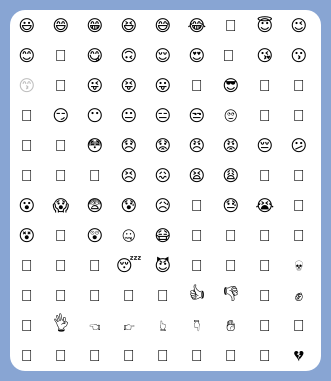
<?xml version="1.0" encoding="UTF-8"?>
<ui version="4.0">
 <class>Emoji</class>
 <widget class="QDialog" name="Emoji">
  <property name="geometry">
   <rect>
    <x>0</x>
    <y>0</y>
    <width>331</width>
    <height>381</height>
   </rect>
  </property>
  <property name="sizePolicy">
   <sizepolicy hsizetype="Fixed" vsizetype="Fixed">
    <horstretch>0</horstretch>
    <verstretch>0</verstretch>
   </sizepolicy>
  </property>
  <property name="minimumSize">
   <size>
    <width>331</width>
    <height>381</height>
   </size>
  </property>
  <property name="maximumSize">
   <size>
    <width>331</width>
    <height>381</height>
   </size>
  </property>
  <property name="windowTitle">
   <string>Dialog</string>
  </property>
  <property name="styleSheet">
   <string notr="true">background-color: rgb(136, 165, 211);</string>
  </property>
  <widget class="QTableWidget" name="emoji_list">
   <property name="geometry">
    <rect>
     <x>10</x>
     <y>10</y>
     <width>311</width>
     <height>361</height>
    </rect>
   </property>
   <property name="sizePolicy">
    <sizepolicy hsizetype="Fixed" vsizetype="Fixed">
     <horstretch>0</horstretch>
     <verstretch>0</verstretch>
    </sizepolicy>
   </property>
   <property name="minimumSize">
    <size>
     <width>311</width>
     <height>361</height>
    </size>
   </property>
   <property name="maximumSize">
    <size>
     <width>311</width>
     <height>361</height>
    </size>
   </property>
   <property name="font">
    <font>
     <pointsize>12</pointsize>
    </font>
   </property>
   <property name="styleSheet">
    <string notr="true">background-color: rgb(255, 255, 255);
border-radius: 15px;</string>
   </property>
   <property name="frameShape">
    <enum>QFrame::NoFrame</enum>
   </property>
   <property name="frameShadow">
    <enum>QFrame::Sunken</enum>
   </property>
   <property name="editTriggers">
    <set>QAbstractItemView::NoEditTriggers</set>
   </property>
   <property name="tabKeyNavigation">
    <bool>false</bool>
   </property>
   <property name="showDropIndicator" stdset="0">
    <bool>false</bool>
   </property>
   <property name="dragDropOverwriteMode">
    <bool>false</bool>
   </property>
   <property name="selectionMode">
    <enum>QAbstractItemView::NoSelection</enum>
   </property>
   <property name="iconSize">
    <size>
     <width>1</width>
     <height>1</height>
    </size>
   </property>
   <property name="showGrid">
    <bool>false</bool>
   </property>
   <property name="gridStyle">
    <enum>Qt::NoPen</enum>
   </property>
   <property name="wordWrap">
    <bool>true</bool>
   </property>
   <property name="cornerButtonEnabled">
    <bool>true</bool>
   </property>
   <property name="columnCount">
    <number>9</number>
   </property>
   <attribute name="horizontalHeaderVisible">
    <bool>false</bool>
   </attribute>
   <attribute name="horizontalHeaderMinimumSectionSize">
    <number>34</number>
   </attribute>
   <attribute name="horizontalHeaderDefaultSectionSize">
    <number>34</number>
   </attribute>
   <attribute name="horizontalHeaderHighlightSections">
    <bool>false</bool>
   </attribute>
   <attribute name="verticalHeaderVisible">
    <bool>false</bool>
   </attribute>
   <attribute name="verticalHeaderMinimumSectionSize">
    <number>30</number>
   </attribute>
   <attribute name="verticalHeaderDefaultSectionSize">
    <number>30</number>
   </attribute>
   <attribute name="verticalHeaderHighlightSections">
    <bool>false</bool>
   </attribute>
   <row>
    <property name="text">
     <string/>
    </property>
   </row>
   <row>
    <property name="text">
     <string/>
    </property>
   </row>
   <row>
    <property name="text">
     <string/>
    </property>
   </row>
   <row>
    <property name="text">
     <string/>
    </property>
   </row>
   <row>
    <property name="text">
     <string/>
    </property>
   </row>
   <row>
    <property name="text">
     <string/>
    </property>
   </row>
   <row>
    <property name="text">
     <string/>
    </property>
   </row>
   <row>
    <property name="text">
     <string/>
    </property>
   </row>
   <row>
    <property name="text">
     <string/>
    </property>
   </row>
   <row>
    <property name="text">
     <string/>
    </property>
   </row>
   <row>
    <property name="text">
     <string/>
    </property>
   </row>
   <row>
    <property name="text">
     <string/>
    </property>
   </row>
   <column>
    <property name="text">
     <string/>
    </property>
   </column>
   <column>
    <property name="text">
     <string/>
    </property>
   </column>
   <column>
    <property name="text">
     <string/>
    </property>
   </column>
   <column>
    <property name="text">
     <string/>
    </property>
   </column>
   <column>
    <property name="text">
     <string/>
    </property>
   </column>
   <column>
    <property name="text">
     <string/>
    </property>
   </column>
   <column>
    <property name="text">
     <string/>
    </property>
   </column>
   <column>
    <property name="text">
     <string/>
    </property>
   </column>
   <column/>
   <item row="0" column="0">
    <property name="text">
     <string>😃</string>
    </property>
    <property name="textAlignment">
     <set>AlignCenter</set>
    </property>
   </item>
   <item row="0" column="1">
    <property name="text">
     <string>😄</string>
    </property>
    <property name="textAlignment">
     <set>AlignCenter</set>
    </property>
   </item>
   <item row="0" column="2">
    <property name="text">
     <string>😁</string>
    </property>
    <property name="textAlignment">
     <set>AlignCenter</set>
    </property>
   </item>
   <item row="0" column="3">
    <property name="text">
     <string>😆</string>
    </property>
    <property name="textAlignment">
     <set>AlignCenter</set>
    </property>
   </item>
   <item row="0" column="4">
    <property name="text">
     <string>😅</string>
    </property>
    <property name="textAlignment">
     <set>AlignCenter</set>
    </property>
   </item>
   <item row="0" column="5">
    <property name="text">
     <string>😂</string>
    </property>
    <property name="textAlignment">
     <set>AlignCenter</set>
    </property>
   </item>
   <item row="0" column="6">
    <property name="text">
     <string>🤣</string>
    </property>
    <property name="textAlignment">
     <set>AlignCenter</set>
    </property>
   </item>
   <item row="0" column="7">
    <property name="text">
     <string>😇</string>
    </property>
    <property name="textAlignment">
     <set>AlignCenter</set>
    </property>
   </item>
   <item row="0" column="8">
    <property name="text">
     <string>😉</string>
    </property>
    <property name="textAlignment">
     <set>AlignCenter</set>
    </property>
   </item>
   <item row="1" column="0">
    <property name="text">
     <string>😊</string>
    </property>
    <property name="textAlignment">
     <set>AlignCenter</set>
    </property>
   </item>
   <item row="1" column="1">
    <property name="text">
     <string>🙂</string>
    </property>
    <property name="textAlignment">
     <set>AlignCenter</set>
    </property>
   </item>
   <item row="1" column="2">
    <property name="text">
     <string>😋</string>
    </property>
    <property name="textAlignment">
     <set>AlignCenter</set>
    </property>
   </item>
   <item row="1" column="3">
    <property name="text">
     <string>🙃</string>
    </property>
    <property name="textAlignment">
     <set>AlignCenter</set>
    </property>
   </item>
   <item row="1" column="4">
    <property name="text">
     <string>😌</string>
    </property>
    <property name="textAlignment">
     <set>AlignCenter</set>
    </property>
   </item>
   <item row="1" column="5">
    <property name="text">
     <string>😍</string>
    </property>
    <property name="textAlignment">
     <set>AlignCenter</set>
    </property>
   </item>
   <item row="1" column="6">
    <property name="text">
     <string>🥰 </string>
    </property>
    <property name="textAlignment">
     <set>AlignCenter</set>
    </property>
   </item>
   <item row="1" column="7">
    <property name="text">
     <string>😘</string>
    </property>
    <property name="textAlignment">
     <set>AlignCenter</set>
    </property>
   </item>
   <item row="1" column="8">
    <property name="text">
     <string>😗</string>
    </property>
    <property name="textAlignment">
     <set>AlignCenter</set>
    </property>
   </item>
   <item row="2" column="0">
    <property name="text">
     <string>😙</string>
    </property>
    <property name="textAlignment">
     <set>AlignCenter</set>
    </property>
    <property name="flags">
     <set>ItemIsSelectable</set>
    </property>
   </item>
   <item row="2" column="1">
    <property name="text">
     <string>🤪</string>
    </property>
    <property name="textAlignment">
     <set>AlignCenter</set>
    </property>
   </item>
   <item row="2" column="2">
    <property name="text">
     <string>😜</string>
    </property>
    <property name="textAlignment">
     <set>AlignCenter</set>
    </property>
   </item>
   <item row="2" column="3">
    <property name="text">
     <string>😝</string>
    </property>
    <property name="textAlignment">
     <set>AlignCenter</set>
    </property>
   </item>
   <item row="2" column="4">
    <property name="text">
     <string>😛</string>
    </property>
    <property name="textAlignment">
     <set>AlignCenter</set>
    </property>
   </item>
   <item row="2" column="5">
    <property name="text">
     <string>🤑</string>
    </property>
    <property name="textAlignment">
     <set>AlignCenter</set>
    </property>
   </item>
   <item row="2" column="6">
    <property name="text">
     <string>😎</string>
    </property>
    <property name="textAlignment">
     <set>AlignCenter</set>
    </property>
   </item>
   <item row="2" column="7">
    <property name="text">
     <string>🧐</string>
    </property>
    <property name="textAlignment">
     <set>AlignCenter</set>
    </property>
   </item>
   <item row="2" column="8">
    <property name="text">
     <string>🥳</string>
    </property>
    <property name="textAlignment">
     <set>AlignCenter</set>
    </property>
   </item>
   <item row="3" column="0">
    <property name="text">
     <string>🤗</string>
    </property>
    <property name="textAlignment">
     <set>AlignCenter</set>
    </property>
   </item>
   <item row="3" column="1">
    <property name="text">
     <string>😏</string>
    </property>
    <property name="textAlignment">
     <set>AlignCenter</set>
    </property>
   </item>
   <item row="3" column="2">
    <property name="text">
     <string>😶</string>
    </property>
    <property name="textAlignment">
     <set>AlignCenter</set>
    </property>
   </item>
   <item row="3" column="3">
    <property name="text">
     <string>😐</string>
    </property>
    <property name="textAlignment">
     <set>AlignCenter</set>
    </property>
   </item>
   <item row="3" column="4">
    <property name="text">
     <string>😑</string>
    </property>
    <property name="textAlignment">
     <set>AlignCenter</set>
    </property>
   </item>
   <item row="3" column="5">
    <property name="text">
     <string>😒</string>
    </property>
    <property name="textAlignment">
     <set>AlignCenter</set>
    </property>
   </item>
   <item row="3" column="6">
    <property name="text">
     <string>🙄</string>
    </property>
    <property name="textAlignment">
     <set>AlignCenter</set>
    </property>
   </item>
   <item row="3" column="7">
    <property name="text">
     <string>🤨</string>
    </property>
    <property name="textAlignment">
     <set>AlignCenter</set>
    </property>
   </item>
   <item row="3" column="8">
    <property name="text">
     <string>🤔</string>
    </property>
    <property name="textAlignment">
     <set>AlignCenter</set>
    </property>
   </item>
   <item row="4" column="0">
    <property name="text">
     <string>🤫</string>
    </property>
    <property name="textAlignment">
     <set>AlignCenter</set>
    </property>
   </item>
   <item row="4" column="1">
    <property name="text">
     <string>🤭</string>
    </property>
    <property name="textAlignment">
     <set>AlignCenter</set>
    </property>
   </item>
   <item row="4" column="2">
    <property name="text">
     <string>😳</string>
    </property>
    <property name="textAlignment">
     <set>AlignCenter</set>
    </property>
   </item>
   <item row="4" column="3">
    <property name="text">
     <string>😞</string>
    </property>
    <property name="textAlignment">
     <set>AlignCenter</set>
    </property>
   </item>
   <item row="4" column="4">
    <property name="text">
     <string>😟</string>
    </property>
    <property name="textAlignment">
     <set>AlignCenter</set>
    </property>
   </item>
   <item row="4" column="5">
    <property name="text">
     <string>😠</string>
    </property>
    <property name="textAlignment">
     <set>AlignCenter</set>
    </property>
   </item>
   <item row="4" column="6">
    <property name="text">
     <string>😡</string>
    </property>
    <property name="textAlignment">
     <set>AlignCenter</set>
    </property>
   </item>
   <item row="4" column="7">
    <property name="text">
     <string>😔</string>
    </property>
    <property name="textAlignment">
     <set>AlignCenter</set>
    </property>
   </item>
   <item row="4" column="8">
    <property name="text">
     <string>😕</string>
    </property>
    <property name="textAlignment">
     <set>AlignCenter</set>
    </property>
   </item>
   <item row="5" column="0">
    <property name="text">
     <string>🙁</string>
    </property>
    <property name="textAlignment">
     <set>AlignCenter</set>
    </property>
   </item>
   <item row="5" column="1">
    <property name="text">
     <string>😬</string>
    </property>
    <property name="textAlignment">
     <set>AlignCenter</set>
    </property>
   </item>
   <item row="5" column="2">
    <property name="text">
     <string>🥺</string>
    </property>
    <property name="textAlignment">
     <set>AlignCenter</set>
    </property>
   </item>
   <item row="5" column="3">
    <property name="text">
     <string>😣</string>
    </property>
    <property name="textAlignment">
     <set>AlignCenter</set>
    </property>
   </item>
   <item row="5" column="4">
    <property name="text">
     <string>😖</string>
    </property>
    <property name="textAlignment">
     <set>AlignCenter</set>
    </property>
   </item>
   <item row="5" column="5">
    <property name="text">
     <string>😫</string>
    </property>
    <property name="textAlignment">
     <set>AlignCenter</set>
    </property>
   </item>
   <item row="5" column="6">
    <property name="text">
     <string>😩</string>
    </property>
    <property name="textAlignment">
     <set>AlignCenter</set>
    </property>
   </item>
   <item row="5" column="7">
    <property name="text">
     <string>🥱</string>
    </property>
    <property name="textAlignment">
     <set>AlignCenter</set>
    </property>
   </item>
   <item row="5" column="8">
    <property name="text">
     <string>😤</string>
    </property>
    <property name="textAlignment">
     <set>AlignCenter</set>
    </property>
   </item>
   <item row="6" column="0">
    <property name="text">
     <string>😮</string>
    </property>
    <property name="textAlignment">
     <set>AlignCenter</set>
    </property>
   </item>
   <item row="6" column="1">
    <property name="text">
     <string>😱</string>
    </property>
    <property name="textAlignment">
     <set>AlignCenter</set>
    </property>
   </item>
   <item row="6" column="2">
    <property name="text">
     <string>😨</string>
    </property>
    <property name="textAlignment">
     <set>AlignCenter</set>
    </property>
   </item>
   <item row="6" column="3">
    <property name="text">
     <string>😰</string>
    </property>
    <property name="textAlignment">
     <set>AlignCenter</set>
    </property>
   </item>
   <item row="6" column="4">
    <property name="text">
     <string>😥</string>
    </property>
    <property name="textAlignment">
     <set>AlignCenter</set>
    </property>
   </item>
   <item row="6" column="5">
    <property name="text">
     <string>🤤</string>
    </property>
    <property name="textAlignment">
     <set>AlignCenter</set>
    </property>
   </item>
   <item row="6" column="6">
    <property name="text">
     <string>😓</string>
    </property>
    <property name="textAlignment">
     <set>AlignCenter</set>
    </property>
   </item>
   <item row="6" column="7">
    <property name="text">
     <string>😭</string>
    </property>
    <property name="textAlignment">
     <set>AlignCenter</set>
    </property>
   </item>
   <item row="6" column="8">
    <property name="text">
     <string>🤩</string>
    </property>
    <property name="textAlignment">
     <set>AlignCenter</set>
    </property>
   </item>
   <item row="7" column="0">
    <property name="text">
     <string>😵</string>
    </property>
    <property name="textAlignment">
     <set>AlignCenter</set>
    </property>
   </item>
   <item row="7" column="1">
    <property name="text">
     <string>🥴</string>
    </property>
    <property name="textAlignment">
     <set>AlignCenter</set>
    </property>
   </item>
   <item row="7" column="2">
    <property name="text">
     <string>😲</string>
    </property>
    <property name="textAlignment">
     <set>AlignCenter</set>
    </property>
   </item>
   <item row="7" column="3">
    <property name="text">
     <string>🤐</string>
    </property>
    <property name="textAlignment">
     <set>AlignCenter</set>
    </property>
   </item>
   <item row="7" column="4">
    <property name="text">
     <string>😷</string>
    </property>
    <property name="textAlignment">
     <set>AlignCenter</set>
    </property>
   </item>
   <item row="7" column="5">
    <property name="text">
     <string>🤕</string>
    </property>
    <property name="textAlignment">
     <set>AlignCenter</set>
    </property>
   </item>
   <item row="7" column="6">
    <property name="text">
     <string>🤒</string>
    </property>
    <property name="textAlignment">
     <set>AlignCenter</set>
    </property>
   </item>
   <item row="7" column="7">
    <property name="text">
     <string>🤮</string>
    </property>
    <property name="textAlignment">
     <set>AlignCenter</set>
    </property>
   </item>
   <item row="7" column="8">
    <property name="text">
     <string>🤢</string>
    </property>
    <property name="textAlignment">
     <set>AlignCenter</set>
    </property>
   </item>
   <item row="8" column="0">
    <property name="text">
     <string>🤧</string>
    </property>
    <property name="textAlignment">
     <set>AlignCenter</set>
    </property>
   </item>
   <item row="8" column="1">
    <property name="text">
     <string>🥵</string>
    </property>
    <property name="textAlignment">
     <set>AlignCenter</set>
    </property>
   </item>
   <item row="8" column="2">
    <property name="text">
     <string>🥶</string>
    </property>
    <property name="textAlignment">
     <set>AlignCenter</set>
    </property>
   </item>
   <item row="8" column="3">
    <property name="text">
     <string>😴</string>
    </property>
    <property name="textAlignment">
     <set>AlignCenter</set>
    </property>
   </item>
   <item row="8" column="4">
    <property name="text">
     <string>😈</string>
    </property>
    <property name="textAlignment">
     <set>AlignCenter</set>
    </property>
   </item>
   <item row="8" column="5">
    <property name="text">
     <string>👿</string>
    </property>
    <property name="textAlignment">
     <set>AlignCenter</set>
    </property>
   </item>
   <item row="8" column="6">
    <property name="text">
     <string>💩</string>
    </property>
    <property name="textAlignment">
     <set>AlignCenter</set>
    </property>
   </item>
   <item row="8" column="7">
    <property name="text">
     <string>👻</string>
    </property>
    <property name="textAlignment">
     <set>AlignCenter</set>
    </property>
   </item>
   <item row="8" column="8">
    <property name="text">
     <string>💀</string>
    </property>
    <property name="textAlignment">
     <set>AlignCenter</set>
    </property>
   </item>
   <item row="9" column="0">
    <property name="text">
     <string>🎃</string>
    </property>
    <property name="textAlignment">
     <set>AlignCenter</set>
    </property>
   </item>
   <item row="9" column="1">
    <property name="text">
     <string>🤡</string>
    </property>
    <property name="textAlignment">
     <set>AlignCenter</set>
    </property>
   </item>
   <item row="9" column="2">
    <property name="text">
     <string>👀</string>
    </property>
    <property name="textAlignment">
     <set>AlignCenter</set>
    </property>
   </item>
   <item row="9" column="3">
    <property name="text">
     <string>🙏</string>
    </property>
    <property name="textAlignment">
     <set>AlignCenter</set>
    </property>
   </item>
   <item row="9" column="4">
    <property name="text">
     <string>🤝</string>
    </property>
    <property name="textAlignment">
     <set>AlignCenter</set>
    </property>
   </item>
   <item row="9" column="5">
    <property name="text">
     <string>👍</string>
    </property>
    <property name="textAlignment">
     <set>AlignCenter</set>
    </property>
   </item>
   <item row="9" column="6">
    <property name="text">
     <string>👎</string>
    </property>
    <property name="textAlignment">
     <set>AlignCenter</set>
    </property>
   </item>
   <item row="9" column="7">
    <property name="text">
     <string>👊</string>
    </property>
    <property name="textAlignment">
     <set>AlignCenter</set>
    </property>
   </item>
   <item row="9" column="8">
    <property name="text">
     <string>✊</string>
    </property>
    <property name="textAlignment">
     <set>AlignCenter</set>
    </property>
   </item>
   <item row="10" column="0">
    <property name="text">
     <string>🤟</string>
    </property>
    <property name="textAlignment">
     <set>AlignCenter</set>
    </property>
   </item>
   <item row="10" column="1">
    <property name="text">
     <string>👌</string>
    </property>
    <property name="textAlignment">
     <set>AlignCenter</set>
    </property>
   </item>
   <item row="10" column="2">
    <property name="text">
     <string>👈</string>
    </property>
    <property name="textAlignment">
     <set>AlignCenter</set>
    </property>
   </item>
   <item row="10" column="3">
    <property name="text">
     <string>👉</string>
    </property>
    <property name="textAlignment">
     <set>AlignCenter</set>
    </property>
   </item>
   <item row="10" column="4">
    <property name="text">
     <string>👆</string>
    </property>
    <property name="textAlignment">
     <set>AlignCenter</set>
    </property>
   </item>
   <item row="10" column="5">
    <property name="text">
     <string>👇</string>
    </property>
    <property name="textAlignment">
     <set>AlignCenter</set>
    </property>
   </item>
   <item row="10" column="6">
    <property name="text">
     <string>✋</string>
    </property>
    <property name="textAlignment">
     <set>AlignCenter</set>
    </property>
   </item>
   <item row="10" column="7">
    <property name="text">
     <string>🤙</string>
    </property>
    <property name="textAlignment">
     <set>AlignCenter</set>
    </property>
   </item>
   <item row="10" column="8">
    <property name="text">
     <string>🖕</string>
    </property>
    <property name="textAlignment">
     <set>AlignCenter</set>
    </property>
   </item>
   <item row="11" column="0">
    <property name="text">
     <string>👋</string>
    </property>
    <property name="textAlignment">
     <set>AlignCenter</set>
    </property>
   </item>
   <item row="11" column="1">
    <property name="text">
     <string>👏</string>
    </property>
    <property name="textAlignment">
     <set>AlignCenter</set>
    </property>
   </item>
   <item row="11" column="2">
    <property name="text">
     <string>🧡</string>
    </property>
    <property name="textAlignment">
     <set>AlignCenter</set>
    </property>
   </item>
   <item row="11" column="3">
    <property name="text">
     <string>💛</string>
    </property>
    <property name="textAlignment">
     <set>AlignCenter</set>
    </property>
   </item>
   <item row="11" column="4">
    <property name="text">
     <string>💚</string>
    </property>
    <property name="textAlignment">
     <set>AlignCenter</set>
    </property>
   </item>
   <item row="11" column="5">
    <property name="text">
     <string>💙</string>
    </property>
    <property name="textAlignment">
     <set>AlignCenter</set>
    </property>
   </item>
   <item row="11" column="6">
    <property name="text">
     <string>🖤</string>
    </property>
    <property name="textAlignment">
     <set>AlignCenter</set>
    </property>
   </item>
   <item row="11" column="7">
    <property name="text">
     <string>🤍</string>
    </property>
    <property name="textAlignment">
     <set>AlignCenter</set>
    </property>
   </item>
   <item row="11" column="8">
    <property name="text">
     <string>💔</string>
    </property>
    <property name="textAlignment">
     <set>AlignCenter</set>
    </property>
   </item>
  </widget>
 </widget>
 <resources/>
 <connections/>
</ui>
